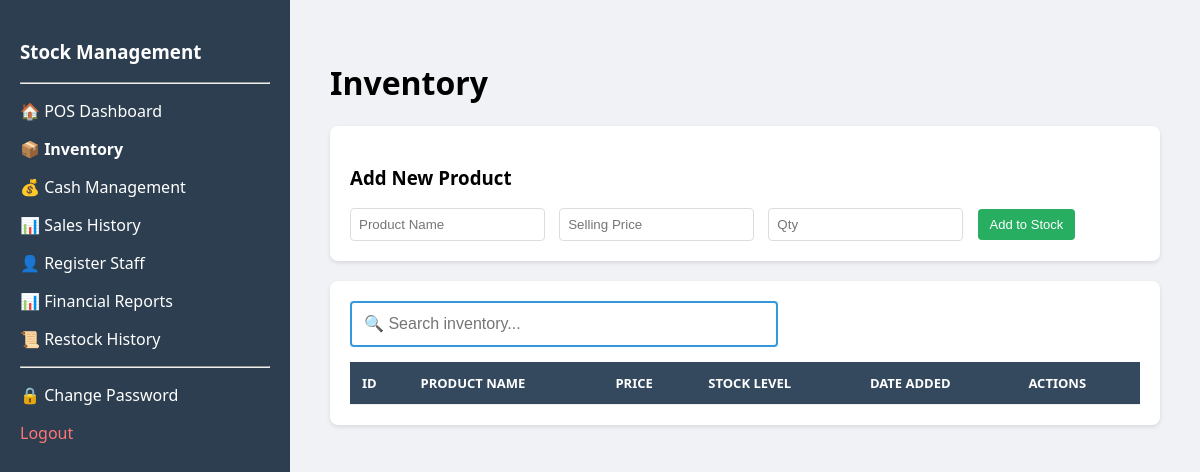
Before: /inventory (signed in) with the older database file.
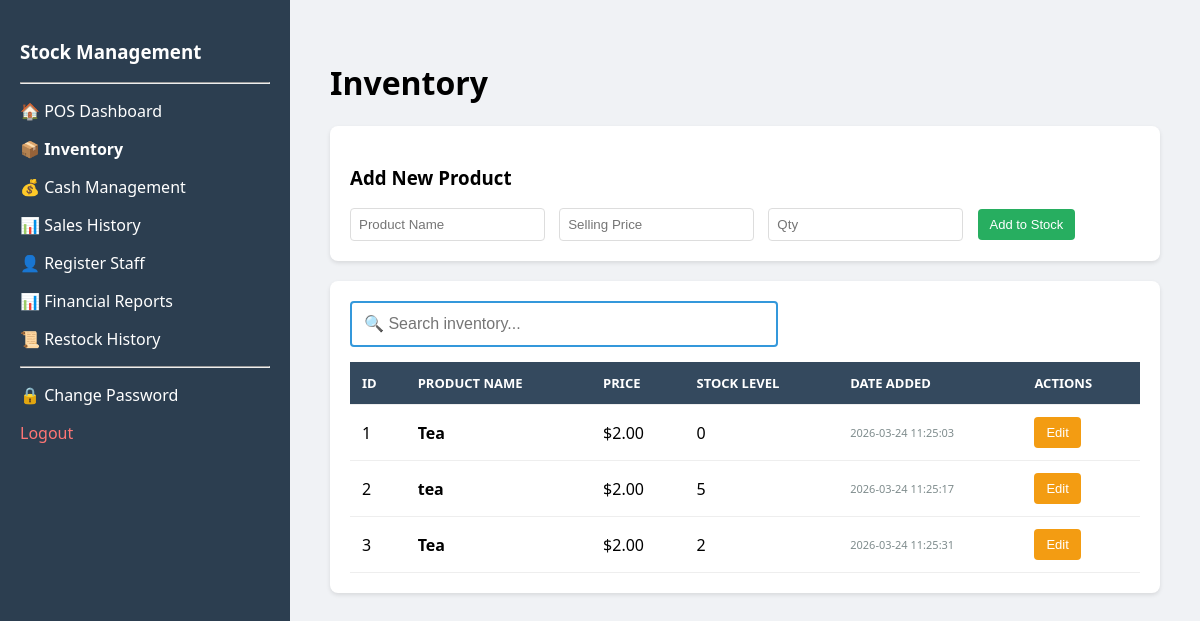
After: the same page with the newer database file.
### tables this page shows
CREATE TABLE products (
            id INTEGER PRIMARY KEY AUTOINCREMENT, 
            name TEXT NOT NULL,
            category TEXT DEFAULT 'General', 
            sell_price REAL NOT NULL, 
            quantity INTEGER NOT NULL CHECK(quantity >= 0),
            is_active INTEGER DEFAULT 1,
            min_stock_level INTEGER DEFAULT 5,
            date_added DATETIME DEFAULT CURRENT_TIMESTAMP);

### app.py (the view)
@app.route("/inventory")
@login_required
def inventory():
    db = get_db()
    products = db.execute("SELECT * FROM products").fetchall()
    total_val = sum(p['sell_price'] * p['quantity'] for p in products)
    return render_template("inventory.html", products=products, total_value=total_val)

### app.py (called while the page is built)
def get_db():
    if 'db' not in g:
        g.db = sqlite3.connect(DATABASE)
        g.db.row_factory = sqlite3.Row
        g.db.execute("PRAGMA foreign_keys = ON")
    return g.db

@app.teardown_appcontext
def close_connection(exception):
    db = g.pop('db', None)
    if db is not None:
        db.close()

def login_required(f):
    @wraps(f)
    def decorated_function(*args, **kwargs):
        if 'user' not in session:
            return redirect(url_for('login'))
        return f(*args, **kwargs)
    return decorated_function

### templates/inventory.html (shortened to what this page needs)
<!DOCTYPE html>
<html>
<head>
</head>
<body>
    <div class="sidebar">
        <h3>Stock Management</h3>
        <hr>
        <a href="/dashboard" style="color:white; text-decoration: none;"><p>🏠 POS Dashboard</p></a>
        <p><strong>📦 Inventory</strong></p>
        {% if session['role'] == 'Admin' %}
            <a href="/cash" style="color:white; text-decoration: none;"><p>💰 Cash Management</p></a>
            <a href="/sales" style="color:white; text-decoration: none;"><p>📊 Sales History</p></a>
            <a href="/register" style="color:white; text-decoration: none;"><p>👤 Register Staff</p></a>
            <a href="/reports" style="color:white; text-decoration: none;"><p>📊 Financial Reports</p></a>
            <a href="/restock_history" style="color:white; text-decoration: none;"><p>📜 Restock History</p></a>
        {% endif %}
        <hr>
        <a href="/change_password" style="color:white; text-decoration: none;"><p>🔒 Change Password</p></a>
        <a href="/logout" style="color:#ff7675; text-decoration: none;">Logout</a>
    </div>
    <div class="main">
        <h1> Inventory</h1>
        {% if session['role'] == 'Admin' %}
        <div class="card">
            <h3>Add New Product</h3>
            <form action="/add_product" method="POST">
                <input type="text" name="name" placeholder="Product Name" required>
                <input type="number" step="0.01" name="price" placeholder="Selling Price" required>
                <input type="number" name="quantity" placeholder="Qty" required>
                <button type="submit" class="btn bg-green">Add to Stock</button>
            </form>
        </div>
        {% endif %}
        <div class="card">
            <div class="search-container">
                <input type="text" id="inventorySearch" class="search-input" placeholder="🔍 Search inventory...">
            </div>
            <table id="inventoryTable">
                <thead>
                    <tr>
                        <th>ID</th>
                        <th>Product Name</th>
                        <th>Price</th>
                        <th>Stock Level</th>
                        <th>Date Added</th>
                        {% if session['role'] == 'Admin' %}<th>Actions</th>{% endif %}
                    </tr>
                </thead>
                <tbody>
                    {% for product in products %}
                    <tr class="product-row">
                        <td>{{ product.id }}</td>
                        <td class="product-name"><strong>{{ product.name }}</strong></td>
                        <td>${{ "{:.2f}".format(product.sell_price) }}</td>
                        <td>{{ product.quantity }}</td>
                        <td class="timestamp">{{ product.date_added }}</td>
                        {% if session['role'] == 'Admin' %}
                        <td>
                            <button class="btn bg-orange" onclick="editProduct('{{ product.id }}', '{{ product.name }}', '{{ product.sell_price }}', '{{ product.quantity }}')">Edit</button>
                        </td>
                        {% endif %}
                    </tr>
                    {% endfor %}
                </tbody>
            </table>
        </div>
    </div>
</body>
</html>

### templates/inventory.html (style rules this page uses)
body { font-family: 'Segoe UI', sans-serif; margin: 0; display: flex; height: 100vh; background: #f0f2f5; }
.sidebar { width: 250px; background: #2c3e50; color: white; padding: 20px; }
.main { flex: 1; padding: 40px; overflow-y: auto; }
.card { background: white; padding: 20px; border-radius: 8px; box-shadow: 0 2px 4px rgba(0,0,0,0.1); margin-bottom: 20px; }
table { width: 100%; border-collapse: collapse; background: white; }
th, td { padding: 12px; border-bottom: 1px solid #eee; text-align: left; }
th { background: #34495e; color: white; font-size: 13px; text-transform: uppercase; }
.btn { padding: 8px 12px; border: none; border-radius: 4px; color: white; cursor: pointer; text-decoration: none; display: inline-block; font-size: 13px; }
.bg-green { background: #27ae60; }
.bg-orange { background: #f39c12; }
input { padding: 8px; margin-right: 10px; border: 1px solid #ddd; border-radius: 4px; }
.search-container { margin-bottom: 15px; display: flex; align-items: center; }
.search-input { width: 100%; max-width: 400px; padding: 12px; border: 2px solid #3498db; outline: none; font-size: 16px; }
.timestamp { font-size: 11px; color: #7f8c8d; }

Changed rows visible on the page:
added products: id "1", name "Tea", sell_price "2.00", quantity "0", date_added "2026-03-24 11:25:03"
added products: id "2", name "tea", sell_price "2.00", quantity "5", date_added "2026-03-24 11:25:17"
added products: id "3", name "Tea", sell_price "2.00", quantity "2", date_added "2026-03-24 11:25:31"
